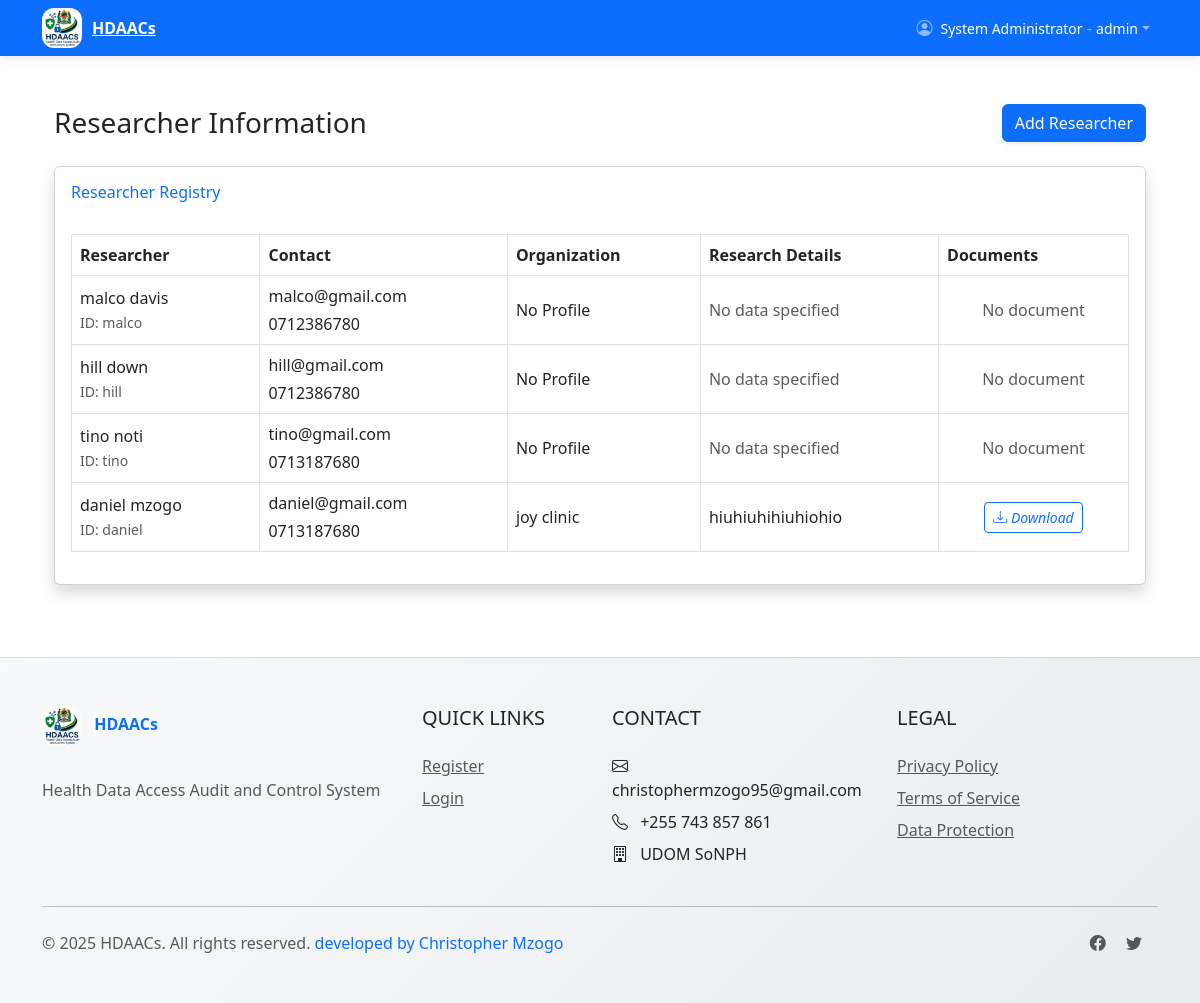
The page /researcher-info/ (signed in) on the database its author committed.
### accounts/models.py (models this page shows, shortened)
class CustomUser(AbstractUser):
    FACILITY_CHOICES = [
        ('FAC1', 'Main Hospital'),
        ('FAC2', 'Regional Clinic'),
    ]
    ROLE_CHOICES = [
        ('HRIO', 'Health Records Information Officer'),
        ('DOCTOR', 'Doctor'),
        ('NURSE', 'Nurse'),
        ('PHARMACIST', 'Pharmacist'),
        ('ICT', 'ICT Staff'),
        ('HOD', 'Head of Department'),
        ('ADMIN', 'System Administrator'),
        ('AUDITOR', 'Auditor'),
        ('RESEARCHER', 'Researcher'),
    ]
    facility = models.CharField(max_length=50, choices=FACILITY_CHOICES, blank=True, null=True)
    role = models.CharField(max_length=20, choices=ROLE_CHOICES)
    department = models.CharField(max_length=100, blank=True, null=True)
    phone_number = models.CharField(max_length=20, blank=True, null=True)

class ResearcherProfile(models.Model):
    user = models.OneToOneField(CustomUser, on_delete=models.CASCADE, related_name='researcher_profile')
    company = models.CharField(max_length=100)
    data_sought = models.TextField()
    hr_document = models.FileField(upload_to='hr_documents/')

### accounts/views.py (the view)
# urls.py: path('researcher-info/', views.researcher_info, name='researcher_info'),
@login_required
def researcher_info(request):
    if request.user.role not in ['HRIO', 'ADMIN']:
        raise PermissionDenied("You don't have permission to view this page")
    researchers = CustomUser.objects.filter(role='RESEARCHER').select_related('researcher_profile')
    context = {
        'researchers': researchers,
    }
    return render(request, 'accounts/researcher_info.html', context)

### accounts/templates/accounts/researcher_info.html (shortened to what this page needs)
{% extends 'base.html' %}
{% load static %}
{% block content %}
<div class="container-fluid py-4">
    <div class="d-sm-flex align-items-center justify-content-between mb-4">
        <h1 class="h3 mb-0 text-gray-800">
            Researcher Information
        </h1>
        <a href="{% url 'add_researcher' %}" class="d-none d-sm-inline-block btn btn-primary shadow-sm">
             Add Researcher
        </a>
    </div>
    <div class="card shadow mb-4">
        <div class="card-header py-3 bg-white border-bottom-0">
            <h6 class="m-0 font-weight-bold text-primary">
                 Researcher Registry
            </h6>
        </div>
        <div class="card-body">
            <div class="table-responsive">
                <table class="table table-bordered table-hover" width="100%" cellspacing="0">
                    <thead class="thead-light">
                        <tr>
                            <th class="w-20">Researcher</th>
                            <th class="w-20">Contact</th>
                            <th class="w-20">Organization</th>
                            <th class="w-30">Research Details</th>
                            <th class="w-10">Documents</th>
                        </tr>
                    </thead>
                    <tbody>
                        {% for researcher in researchers %}
                        <tr class="align-middle">
                            <td>
                                <div class="font-weight-bold">{{ researcher.get_full_name }}</div>
                                <small class="text-muted">ID: {{ researcher.username }}</small>
                            </td>
                            <td>
                                <div>{{ researcher.email }}</div>
                                {% if researcher.phone_number %}
                                <div class="mt-1">{{ researcher.phone_number }}</div>
                                {% endif %}
                            </td>
                            <td>
                                <div class="d-flex align-items-center">
                                    <span>{% if researcher.researcher_profile %}{{ researcher.researcher_profile.company|default:"Unknown" }}{% else %}No Profile{% endif %}</span>
                                </div>
                            </td>
                            <td>
                                <div class="research-details">
                                    {% if researcher.researcher_profile %}
                                        {{ researcher.researcher_profile.data_sought|truncatechars:100 }}
                                    {% else %}
                                        <span class="text-muted">No data specified</span>
                                    {% endif %}
                                </div>
                            </td>
                            <td class="text-center">
                                {% if researcher.researcher_profile and researcher.researcher_profile.hr_document %}
                                <a href="{% url 'download_hr_document' researcher.id %}"
                                   class="btn btn-sm btn-outline-primary"
                                   title="Download HR Document"
                                   download>
                                    <i class="bi bi-download"> Download</i>
                                </a>
                                {% else %}
                                    <span class="text-muted">No document</span>
                                {% endif %}
                            </td>
                        </tr>
                        {% endfor %}
                    </tbody>
                </table>
            </div>
        </div>
    </div>
</div>
{% endblock %}

### templates/base.html (shortened to what this page needs)
<!DOCTYPE html>
<html lang="en">
<head>
    <link href="https://cdn.jsdelivr.net/npm/bootstrap@5.3.0/dist/css/bootstrap.min.css" rel="stylesheet">
    <link rel="stylesheet" href="https://cdn.jsdelivr.net/npm/bootstrap-icons@1.10.0/font/bootstrap-icons.css">
     <link href="https://cdn.jsdelivr.net/npm/bootstrap@5.3.0/dist/css/bootstrap.min.css" rel="stylesheet">
    <link href="https://cdn.jsdelivr.net/npm/bootstrap-icons/font/bootstrap-icons.css" rel="stylesheet">
    {% load static %}
    {% load widget_tweaks %}
    <link rel="stylesheet" href="{% static 'css/styles.css' %}">
</head>
<body>
    <nav class="navbar navbar-expand-lg navbar-dark bg-primary">
        <div class="container">
            <a class="navbar-brand-logo" href="#">
                <img src="{% static 'img/lg.jpg' %}" alt="HDAACs Logo" class="logo-img">
                <span>HDAACs</span>
            </a>
            <div class="collapse navbar-collapse" id="navbarNav">
                <ul class="navbar-nav">
                    {% if user.is_authenticated %}
                        <li class="nav-item dropdown">
                            <a class="nav-link dropdown-toggle d-flex align-items-center" href="#" role="button" data-bs-toggle="dropdown">
                                <i class="bi bi-person-circle me-2"></i>
                                <div>
                                    <small class="text-white-50" style="color: white !important;">{{ user.get_role_display }}</small> -
                                    <small class="text-white-50" style="color: white !important;">{{ user.username }}</small>
                                </div>
                            </a>
                        </li>
                    {% endif %}
                </ul>
            </div>
        </div>
    </nav>
    <main class="container my-4">
        {% block content %}{% endblock %}
    </main>
    <footer class="py-5">
        <div class="container">
            <div class="row">
                <div class="col-lg-4 mb-4 mb-lg-0">
                    <div class="footer-logo">
                        <img src="{% static 'img/lg.jpg' %}" alt="HDAACs Logo" class="logo-img me-2">
                        HDAACs
                    </div>
                    <p class="text-muted mt-3">
                        Health Data Access Audit and Control System
                    </p>
                </div>
                <div class="col-lg-2 col-md-6 mb-4 mb-md-0">
                    <h5 class="text-uppercase mb-4">Quick Links</h5>
                    <ul class="list-unstyled">
                                                 <li class="mb-2"><a href="{% url 'register' %}" class="text-muted">Register</a></li>
                        <li class="mb-2"><a href="{% url 'login' %}" class="text-muted">Login</a></li>
                    </ul>
                </div>
                <div class="col-lg-3 col-md-6 mb-4 mb-md-0">
                    <h5 class="text-uppercase mb-4">Contact</h5>
                    <ul class="list-unstyled">
                        <li class="mb-2"><i class="bi bi-envelope me-2"></i> christophermzogo95@gmail.com</li>
                        <li class="mb-2"><i class="bi bi-telephone me-2"></i> +255 743 857 861</li>
                        <li class="mb-2"><i class="bi bi-building me-2"></i> UDOM SoNPH</li>
                    </ul>
                </div>
                <div class="col-lg-3 col-md-6">
                    <h5 class="text-uppercase mb-4">Legal</h5>
                    <ul class="list-unstyled">
                        <li class="mb-2"><a href="#" class="text-muted">Privacy Policy</a></li>
                        <li class="mb-2"><a href="#" class="text-muted">Terms of Service</a></li>
                        <li class="mb-2"><a href="#" class="text-muted">Data Protection</a></li>
                    </ul>
                </div>
            </div>
            <hr class="my-4">
            <div class="row align-items-center">
                <div class="col-md-6 text-center text-md-start">
                    <p class="text-muted mb-0">© {% now "Y" %} HDAACs. All rights reserved. <span style="color: #0d6efd;">developed by Christopher Mzogo</span></p>
                </div>
                <div class="col-md-6 text-center text-md-end">
                    <a href="#" class="text-muted me-3"><i class="bi bi-facebook"></i></a>
                    <a href="#" class="text-muted me-3"><i class="bi bi-twitter"></i></a>
                </div>
            </div>
        </div>
    </footer>
</body>
</html>

### static/css/styles.css (style rules this page uses)
body { display: flex; flex-direction: column; min-height: 100vh; }
main { flex: 1; }
.card { box-shadow: 0 0.125rem 0.25rem rgba(0, 0, 0, 0.075); }
.card-header { font-weight: 500; }
.table th { white-space: nowrap; }

### templates/base.html (style rules this page uses)
.navbar-brand-logo { display: flex; align-items: center; font-weight: 700; color: white; }
.logo-img { height: 40px; margin-right: 10px; border-radius: 30%; }
.navbar { box-shadow: 0 2px 10px rgba(0,0,0,0.1); padding-top: 0.5rem; padding-bottom: 0.5rem; }
footer { background: linear-gradient(135deg, #f8f9fa 0%, #e9ecef 100%); border-top: 1px solid rgba(0,0,0,0.1); }
.footer-logo { font-weight: 700; color: #0d6efd; margin-bottom: 1rem; display: inline-block; }
.nav-link { font-weight: 500; padding: 0.5rem 1rem; border-radius: 0.25rem; transition: all 0.3s ease; }

### rows shown on the page
CustomUser: role "System Administrator", username "admin"
CustomUser: get_full_name "malco davis", username "malco", email "malco@gmail.com", phone_number "0712386780", shows "No Profile", shows "No data specified", shows "No document"
CustomUser: get_full_name "hill down", username "hill", email "hill@gmail.com", phone_number "0712386780", shows "No Profile", shows "No data specified", shows "No document"
CustomUser: get_full_name "tino noti", username "tino", email "tino@gmail.com", phone_number "0713187680", shows "No Profile", shows "No data specified", shows "No document"
CustomUser: get_full_name "daniel mzogo", username "daniel", email "daniel@gmail.com", phone_number "0713187680", researcher_profile.company "joy clinic", researcher_profile.data_sought "hiuhiuhihiuhiohio", shows "Download"
